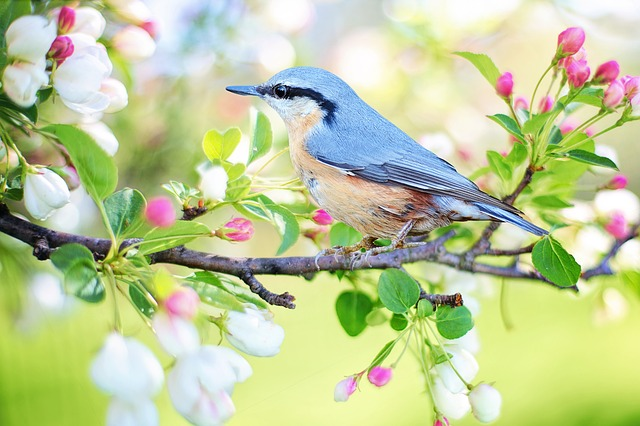
#> input picture Task0.2/Image Processing/Images/bird.jpg, 640 x 426 px, found by its file name
$ python main.py
#> lines starting #> are read from the running program, lines starting #| are printed output that depends on the picture
import cv2
import numpy as np
import os
import csv

def partA():
    s = "C:/Users/HARSH/Documents/E_yantra/SB#3087_Task0/Task0.2/Image Processing/Images/bird.jpg"
    img1 = cv2.imread(s)
#> img1 is the input picture: shape (426, 640, 3); mean B, G, R 154.3, 203, 191.5
    l = []
    # for img1 i.e. bird.jpg
    m = []
    m.append(os.path.basename(s))
    dimensions = img1.shape
#> dimensions = (426, 640, 3)
    height = dimensions[0]
#> height = 426
    width = dimensions[1]
#> width = 640
    channels = dimensions[2]
#> channels = 3
    m.append(height)
    m.append(width)
    m.append(channels)
    x = img1[height // 2, width // 2]
#> x = [172, 88, 244]
    for i in x:
        m.append(i)
#> this loop made 3 passes
#> i on passes 1 to 3: 172, 88, 244
#> after the loop, m = ['bird.jpg', 426, 640, 3, 172, 88, 244]
    l.append(m)
    img1 = None

    # for img2 i.e. cat.jpg
    s1 = "C:/Users/HARSH/Documents/E_yantra/SB#3087_Task0/Task0.2/Image Processing/Images/cat.jpg"
    img2 = cv2.imread(s1)
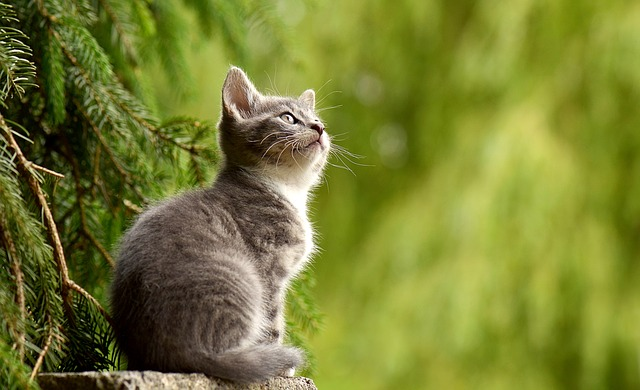
#> input picture Task0.2/Image Processing/Images/cat.jpg, 640 x 390 px, found by its file name
#> img2 is the input picture: shape (390, 640, 3); mean B, G, R 50.1, 126.1, 119.4
    m = []
    m.append(os.path.basename(s1))
    dimensions = img2.shape
#> dimensions = (390, 640, 3)
    height = dimensions[0]
#> height = 390
    width = dimensions[1]
    channels = dimensions[2]
    m.append(height)
    m.append(width)
    m.append(channels)
    x = img2[height // 2, width // 2]
#> x = [10, 113, 105]
    for i in x:
        m.append(i)
#> this loop made 3 passes
#> i on passes 1 to 3: 10, 113, 105
#> after the loop, m = ['cat.jpg', 390, 640, 3, 10, 113, 105]
    l.append(m)
    img2 = None

    # for img3 i.e. flowers.jpg
    s2 = "C:/Users/HARSH/Documents/E_yantra/SB#3087_Task0/Task0.2/Image Processing/Images/flowers.jpg"
    img3 = cv2.imread(s2)
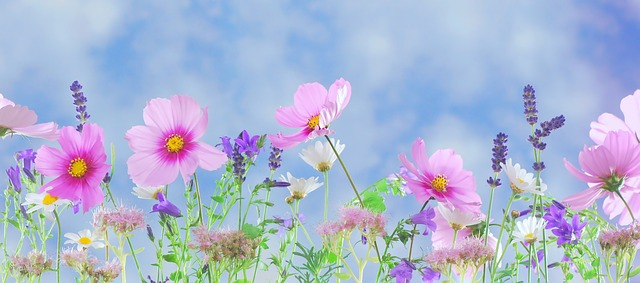
#> input picture Task0.2/Image Processing/Images/flowers.jpg, 640 x 283 px, found by its file name
#> img3 is the input picture: shape (283, 640, 3); mean B, G, R 209, 182.4, 172.4
    m = []
    m.append(os.path.basename(s2))
    dimensions = img3.shape
#> dimensions = (283, 640, 3)
    height = dimensions[0]
#> height = 283
    width = dimensions[1]
    channels = dimensions[2]
    m.append(height)
    m.append(width)
    m.append(channels)
    x = img3[height // 2, width // 2]
#> x = [223, 206, 187]
    for i in x:
        m.append(i)
#> this loop made 3 passes
#> i on passes 1 to 3: 223, 206, 187
#> after the loop, m = ['flowers.jpg', 283, 640, 3, 223, 206, 187]
    l.append(m)
    img3 = None

    # for img4 i.e. horse.jpg
    s3 = "C:/Users/HARSH/Documents/E_yantra/SB#3087_Task0/Task0.2/Image Processing/Images/horse.jpg"
    img4 = cv2.imread(s3)
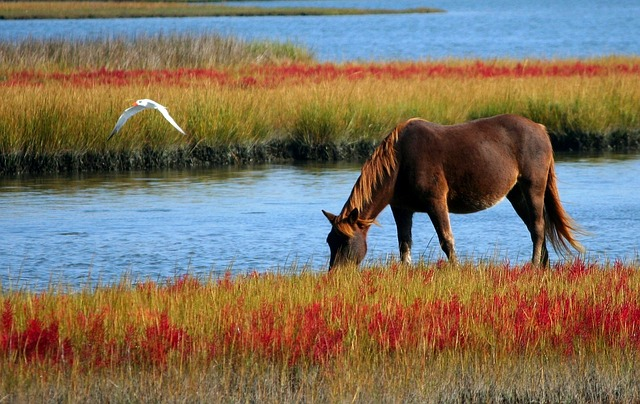
#> input picture Task0.2/Image Processing/Images/horse.jpg, 640 x 404 px, found by its file name
#> img4 is the input picture: shape (404, 640, 3); mean B, G, R 95.9, 113.2, 126.6
    m = []
    m.append(os.path.basename(s3))
    dimensions = img4.shape
#> dimensions = (404, 640, 3)
    height = dimensions[0]
    width = dimensions[1]
    channels = dimensions[2]
    m.append(height)
    m.append(width)
    m.append(channels)
    x = img4[height // 2, width // 2]
#> x = [238, 192, 145]
    for i in x:
        m.append(i)
#> this loop made 3 passes
#> i on passes 1 to 3: 238, 192, 145
#> after the loop, m = ['horse.jpg', 404, 640, 3, 238, 192, 145]
    l.append(m)
    with open("C:/Users/HARSH/Documents/E_yantra/SB#3087_Task0/Task0.2/Image Processing/Generated/stats.csv",
              "w") as csvFlie:
        wrt = csv.writer(csvFlie)
        wrt.writerows(l)

def partB():


    img=cv2.imread("cat.jpg")
    cv2.imshow('image',img)
    cv2.waitKey(0)
    cv2.destroyAllWindows()
    cv2.imshow("img",img[:,:,2])
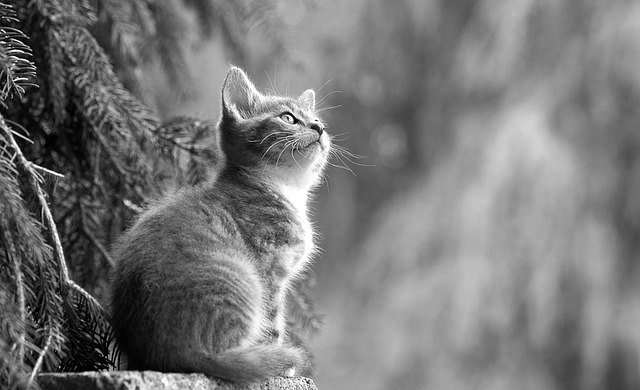
#> window 'img': shape (390, 640); min 0, max 255, mean 119.4
    cv2.imwrite('cat_red.jpg',img[:, :, 2])
    cv2.waitKey(0)
    cv2.destroyAllWindows()

def partC():
    img2=cv2.imread("flowers.jpg")
    cv2.imshow('ima',img2)
    cv2.waitKey(0)
    cv2.destroyAllWindows()
    bgra = cv2.cvtColor(img2, cv2.COLOR_BGR2BGRA)

    bgra[...,3] = 0.5
    #print(cv2.split(bgra))
    cv2.imshow('ima',bgra)
    cv2.imwrite('flowers_alpha.png',bgra)
    cv2.waitKey(0)
    cv2.destroyAllWindows()

def partD():
    pass

partA()
partB()
partC()
partD()
